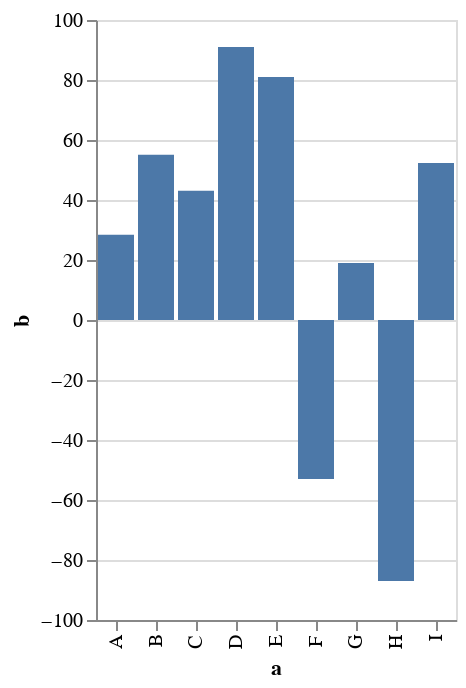

Notebook code for this chart:
### Code cell
import pandas as pd
source = pd.DataFrame({
    'a': ['A', 'B', 'C', 'D', 'E', 'F', 'G', 'H', 'I'],
    'b': [28.4, 55.1, 43.123, 91, 81, -53, 19, -87, 52.321]
})

print(source.dtypes)

alt.Chart(source).mark_bar().encode(
    x='a',
    y='b'
)

### Figure 1 — Vega-Lite specification as saved in the notebook (floating-point values rounded to 4 significant figures)
{"config": {"view": {"continuousWidth": 300, "continuousHeight": 300}}, "data": {"name": "data-9524677023462b7c1f1ac34774bf590b"}, "mark": {"type": "bar"}, "encoding": {"x": {"field": "a", "type": "nominal"}, "y": {"field": "b", "type": "quantitative"}}, "$schema": "https://vega.github.io/schema/vega-lite/v5.8.0.json", "datasets": {"data-9524677023462b7c1f1ac34774bf590b": [{"a": "A", "b": 28.4}, {"a": "B", "b": 55.1}, {"a": "C", "b": 43.12}, {"a": "D", "b": 91.0}, {"a": "E", "b": 81.0}, {"a": "F", "b": -53.0}, {"a": "G", "b": 19.0}, {"a": "H", "b": -87.0}, {"a": "I", "b": 52.32}]}}
